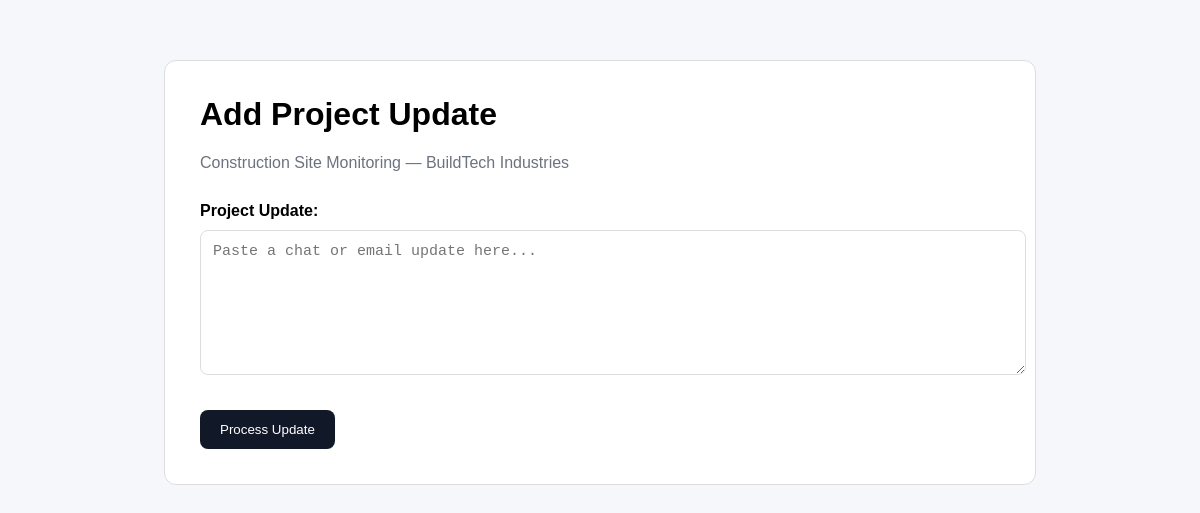
The page /project/10/update/ on the database its author committed.
### delivery/models.py (models this page shows, shortened)
class Project(models.Model):
    STATUS_CHOICES = [
        ("ON_TRACK", "On Track"),
        ("AT_RISK", "At Risk"),
        ("BLOCKED", "Blocked"),
        ("COMPLETED", "Completed"),
    ]
    name = models.CharField(max_length=200)
    customer_name = models.CharField(max_length=200)
    description = models.TextField(blank=True)
    owners = models.ManyToManyField(
        Owner,
        related_name="projects"
    )
    status = models.CharField(
        max_length=20,
        choices=STATUS_CHOICES,
        default="ON_TRACK"
    )
    start_date = models.DateField()
    target_date = models.DateField()
    last_updated = models.DateTimeField(auto_now=True)

### delivery/views.py (the view)
def project_update(request, project_id):
    project = get_object_or_404(
        Project,
        id=project_id
    )
    if request.method == "POST":
        form = ProjectUpdateForm(request.POST)
        if form.is_valid():
            raw_text = form.cleaned_data["update_text"]
            update = ProjectUpdate.objects.create(
                project=project,
                raw_text=raw_text,
            )
            try:
                structured_data = process_project_update(
                    project,
                    raw_text
                )
                update.structured_data = structured_data
                update.save()
                apply_ai_result(
                    project,
                    structured_data
                )
            except Exception as e:
                print("AI processing error:", e)
                structured_data = {
                    "error": str(e)
                }
            return render(
                request,
                "delivery/update_result.html",
                {
                    "project": project,
                    "update": update,
                    "structured_data": structured_data,
                }
            )
    else:
        form = ProjectUpdateForm()
    return render(
        request,
        "delivery/project_update.html",
        {
            "project": project,
            "form": form,
        }
    )

### delivery/forms.py
class ProjectUpdateForm(forms.Form):
    update_text = forms.CharField(
        label="Project Update",
        widget=forms.Textarea(
            attrs={
                "rows": 7,
                "placeholder": (
                    "Paste a chat or email update here..."
                ),
                "style": (
                    "width:100%;"
                    "padding:12px;"
                    "border-radius:8px;"
                    "border:1px solid #ddd;"
                    "font-size:15px;"
                ),
            }
        )
    )

### delivery/templates/delivery/project_update.html (shortened to what this page needs)
<!DOCTYPE html>
<html>
<head>
</head>
<body>
<div class="container">
    <h1>
        Add Project Update
    </h1>
    <div class="project">
        {{ project.name }}
        —
        {{ project.customer_name }}
    </div>
    <form method="POST">
        {{ form.as_p }}
        <button type="submit">
            Process Update
        </button>
    </form>
</div>
</body>
</html>

### delivery/templates/delivery/project_update.html (style rules this page uses)
body { font-family: Arial; background: #f5f7fb; margin: 0; }
.container { max-width: 800px; margin: 60px auto; background: white; padding: 35px; border-radius: 12px; border: 1px solid #ddd; }
h1 { margin-top: 0; }
.project { color: #6b7280; margin-bottom: 30px; }
button { background: #111827; color: white; border: none; padding: 12px 20px; border-radius: 8px; cursor: pointer; margin-top: 15px; }
label { font-weight: bold; display: block; margin-bottom: 10px; }

### rows shown on the page
Project: name "Construction Site Monitoring", customer_name "BuildTech Industries"
